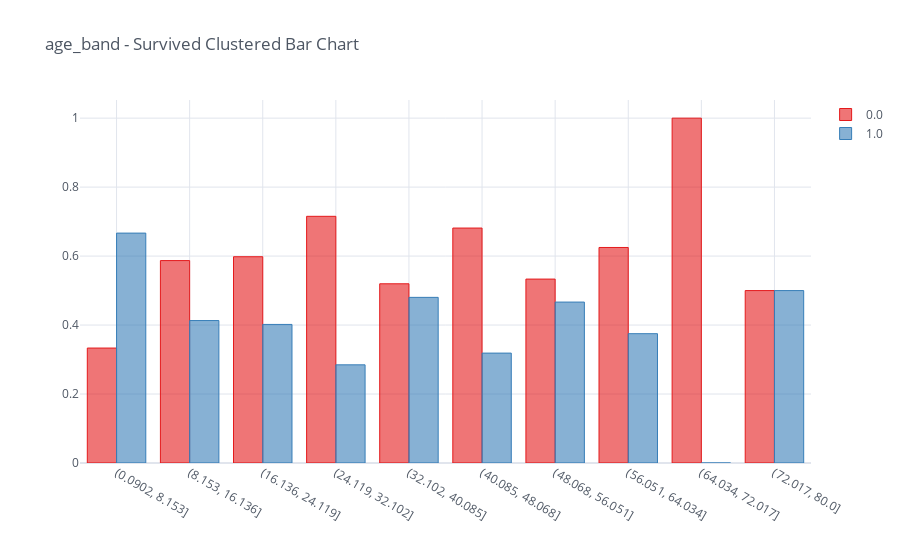

The cell this chart's notebook holds for it:
### Code cell
age_median = data_all.groupby(['Sex', 'Pclass'])['Age'].apply(lambda x: x.median())
data_all['Age'] = data_all.apply(lambda x: age_median.loc[(x['Sex'], x['Pclass'])] if pd.isna(x['Age']) else x['Age'], axis=1)
data_all['age_band'] = pd.cut(data_all['Age'], bins=10)
data_all['age_band'] = data_all['age_band'].map(str)
age_band__pivot_table = pd.pivot_table(data_all, index='age_band', columns='Survived', values='PassengerId', aggfunc='count')
age_band__pivot_table.divide(age_band__pivot_table.sum(axis=1), axis='index').iplot(kind='bar', theme='white', 
                            title='age_band - Survived Clustered Bar Chart',colorscale='set1')

### Figure 1 — Plotly figure (JSON) as saved in the notebook; plotly's stock layout.template omitted (floating-point values rounded to 4 significant figures)
{"data": [{"marker": {"color": "rgba(228, 26, 28, 0.6)", "line": {"color": "rgba(228, 26, 28, 1.0)", "width": 1}}, "name": "0.0", "orientation": "v", "text": "", "type": "bar", "x": ["(0.0902, 8.153]", "(8.153, 16.136]", "(16.136, 24.119]", "(24.119, 32.102]", "(32.102, 40.085]", "(40.085, 48.068]", "(48.068, 56.051]", "(56.051, 64.034]", "(64.034, 72.017]", "(72.017, 80.0]"], "y": [0.3333, 0.587, 0.5982, 0.7153, 0.5197, 0.6813, 0.5333, 0.625, 1, 0.5]}, {"marker": {"color": "rgba(55, 126, 184, 0.6)", "line": {"color": "rgba(55, 126, 184, 1.0)", "width": 1}}, "name": "1.0", "orientation": "v", "text": "", "type": "bar", "x": ["(0.0902, 8.153]", "(8.153, 16.136]", "(16.136, 24.119]", "(24.119, 32.102]", "(32.102, 40.085]", "(40.085, 48.068]", "(48.068, 56.051]", "(56.051, 64.034]", "(64.034, 72.017]", "(72.017, 80.0]"], "y": [0.6667, 0.413, 0.4018, 0.2847, 0.4803, 0.3187, 0.4667, 0.375, 0, 0.5]}], "layout": {"legend": {"bgcolor": "#FFFFFF", "font": {"color": "#4D5663"}}, "paper_bgcolor": "#FFFFFF", "plot_bgcolor": "#FFFFFF", "title": {"font": {"color": "#4D5663"}, "text": "age_band - Survived Clustered Bar Chart"}, "xaxis": {"gridcolor": "#E1E5ED", "showgrid": true, "tickfont": {"color": "#4D5663"}, "title": {"font": {"color": "#4D5663"}, "text": ""}, "zerolinecolor": "#E1E5ED"}, "yaxis": {"gridcolor": "#E1E5ED", "showgrid": true, "tickfont": {"color": "#4D5663"}, "title": {"font": {"color": "#4D5663"}, "text": ""}, "zerolinecolor": "#E1E5ED"}}}
